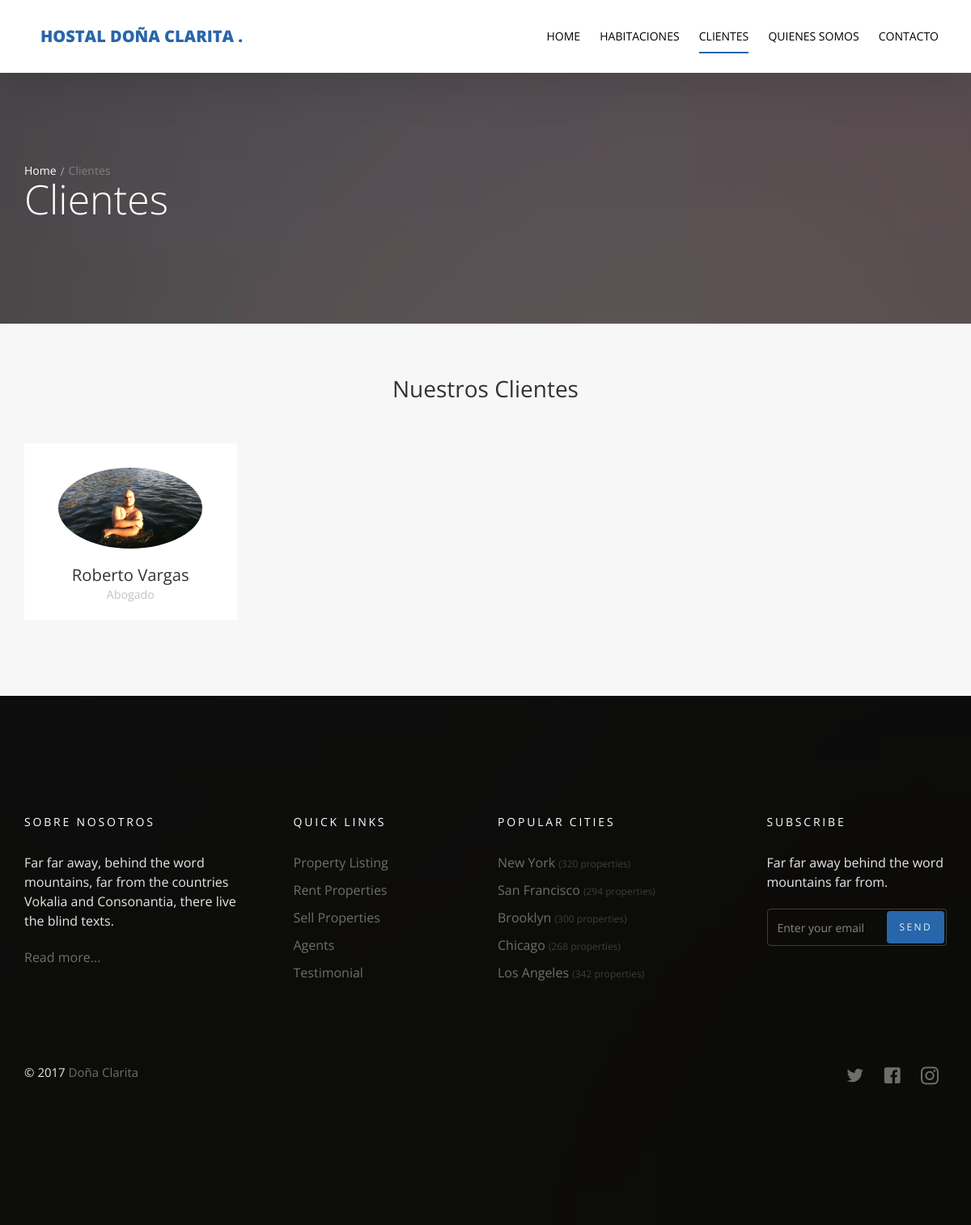
/agents/, run on the app's committed database.
### agents/models.py (models this page shows, shortened)
class Agent(models.Model):
    name = models.CharField(max_length=50)
    title = models.CharField(max_length=50)
    image = models.ImageField(upload_to='agents/')

### agents/views.py (the view)
# urls.py: path('',views.agents_list , name='agent_list'),
def agents_list(request):
    agent_list = Agent.objects.all()
    template = 'agents/agents.html'
    context = {
        'agent_list' : agent_list
    }
    return render(request, template, context)

### agents/templates/agents/agents.html (shortened to what this page needs)
{% extends 'base.html' %}
{% block body %}
  <section class="probootstrap-slider flexslider2 page-inner">
    <div class="overlay"></div>
    <div class="probootstrap-wrap-banner">
      <div class="container">
        <div class="row">
          <div class="col-md-8">
            <div class="page-title probootstrap-animate">
              <div class="probootstrap-breadcrumbs">
                <a href="#">Home</a><span>Clientes</span>
              </div>
              <h1>Clientes</h1>
            </div>
          </div>
        </div>
      </div>
    </div>
    <ul class="slides">
      <li style="background-image: url(img/slider_1.jpg);"></li>
    </ul>
  </section>
  <section class="probootstrap-section probootstrap-section-lighter">
    <div class="container">
      <div class="row heading">
        <h2 class="mt0 mb50 text-center">Nuestros Clientes</h2>
      </div>
      <div class="row">
        {% for agent in agent_list %}
          <div class="col-md-3 col-sm-6">
            <div class="probootstrap-card probootstrap-person text-left">
              <div class="probootstrap-card-media">
                <img src="{{agent.image.url}}" class="img-responsive" alt="Free HTML5 Template by uicookies.com">
              </div>
              <div class="probootstrap-card-text">
                <h2 class="probootstrap-card-heading mb0">{{agent.name}}</h2>
                <p><small>{{agent.title}}</small></p>
              </div>
            </div>
          </div>
        {% endfor %}
      </div>
    </div>
  </section>
  {% endblock body %}

### data on the page
Agent: image (picture), name "Roberto Vargas", title "Abogado"
